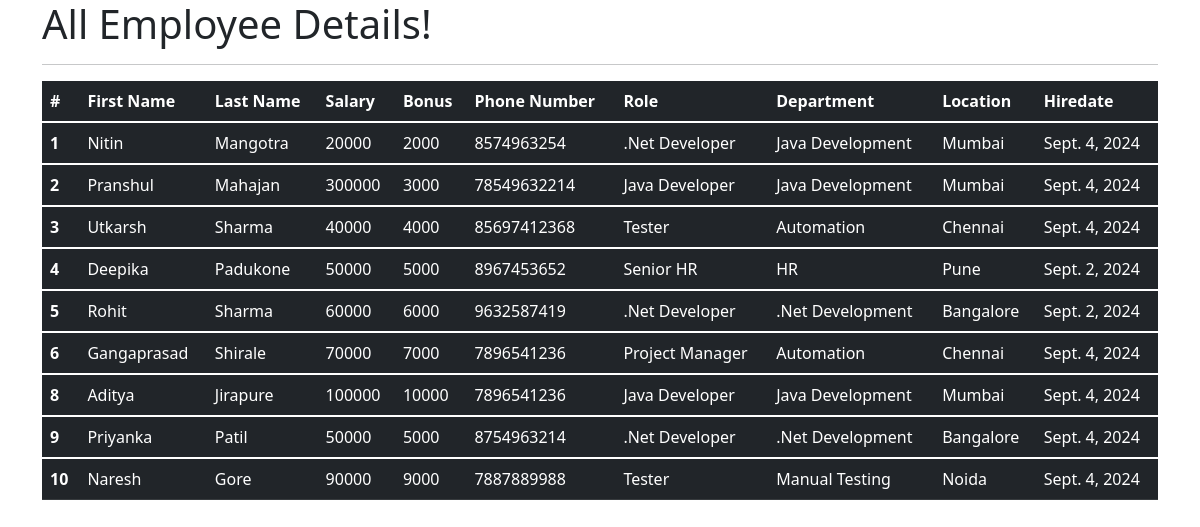
The app's page /all_emp with its own data.
### Emp_App/models.py (models this page shows, shortened)
class Employee(models.Model):
    first_name = models.CharField(max_length=100, null=False)
    last_name = models.CharField(max_length=100)
    dept = models.ForeignKey(Department, on_delete=models.CASCADE)
    salary = models.IntegerField(default=0)
    bonus = models.IntegerField(default=0)
    role = models.ForeignKey(Role, on_delete=models.CASCADE)
    phone = models.IntegerField(default=0)
    hire_date = models.DateField()
    def __str__(self):
        return "%s %s " %(self.first_name, self.last_name)

class Role(models.Model):
    name = models.CharField(max_length=100, null=False)

class Department(models.Model):
    name = models.CharField(max_length=100,null=False)
    location = models.CharField(max_length=100)

### Emp_App/views.py (the view)
# urls.py: path('all_emp',views.all_emp, name='all_emp'),
def all_emp(request):
    emps = Employee.objects.all()
    context = {
        'emps': emps
    }
    print(context)
    return render(request, 'view_all_emp.html', context)

### Emp_App/templates/view_all_emp.html (shortened to what this page needs)
<!DOCTYPE html>
<html lang="en">
<head>
  <link href="https://cdn.jsdelivr.net/npm/bootstrap@5.1.3/dist/css/bootstrap.min.css" rel="stylesheet">
</head>
  <body>
  <div class="container">
          <h1 >All Employee Details!</h1>
      <hr>
     <table class="table table-dark">
  <thead>
    <tr>
      <th scope="col">#</th>
      <th scope="col">First Name</th>
      <th scope="col">Last Name</th>
      <th scope="col">Salary</th>
      <th scope="col">Bonus</th>
      <th scope="col">Phone Number</th>
      <th scope="col">Role</th>
      <th scope="col">Department</th>
      <th scope="col">Location</th>
      <th scope="col">Hiredate</th>
    </tr>
  </thead>
         {% for emp in emps %}
  <tbody>
    <tr>
      <th scope="row">{{emp.id}}</th>
      <td>{{emp.first_name}}</td>
      <td>{{emp.last_name}}</td>
      <td>{{emp.salary}}</td>
      <td>{{emp.bonus}}</td>
      <td>{{emp.phone}}</td>
      <td>{{emp.role.name}}</td>
      <td>{{emp.dept.name}}</td>
      <td>{{emp.dept.location}}</td>
      <td>{{emp.hire_date}}</td>
    </tr>
  </tbody>
         {% endfor %}
</table>
  </div>
  </body>
</html>

### records on screen
Employee: id "1", first_name "Nitin", last_name "Mangotra", salary "20000", bonus "2000", phone "8574963254", role.name ".Net Developer", dept.name "Java Development", dept.location "Mumbai", hire_date "Sept. 4, 2024"
Employee: id "2", first_name "Pranshul", last_name "Mahajan", salary "300000", bonus "3000", phone "78549632214", role.name "Java Developer", dept.name "Java Development", dept.location "Mumbai", hire_date "Sept. 4, 2024"
Employee: id "3", first_name "Utkarsh", last_name "Sharma", salary "40000", bonus "4000", phone "85697412368", role.name "Tester", dept.name "Automation", dept.location "Chennai", hire_date "Sept. 4, 2024"
Employee: id "4", first_name "Deepika", last_name "Padukone", salary "50000", bonus "5000", phone "8967453652", role.name "Senior HR", dept.name "HR", dept.location "Pune", hire_date "Sept. 2, 2024"
Employee: id "5", first_name "Rohit", last_name "Sharma", salary "60000", bonus "6000", phone "9632587419", role.name ".Net Developer", dept.name ".Net Development", dept.location "Bangalore", hire_date "Sept. 2, 2024"
Employee: id "6", first_name "Gangaprasad", last_name "Shirale", salary "70000", bonus "7000", phone "7896541236", role.name "Project Manager", dept.name "Automation", dept.location "Chennai", hire_date "Sept. 4, 2024"
Employee: id "8", first_name "Aditya", last_name "Jirapure", salary "100000", bonus "10000", phone "7896541236", role.name "Java Developer", dept.name "Java Development", dept.location "Mumbai", hire_date "Sept. 4, 2024"
Employee: id "9", first_name "Priyanka", last_name "Patil", salary "50000", bonus "5000", phone "8754963214", role.name ".Net Developer", dept.name ".Net Development", dept.location "Bangalore", hire_date "Sept. 4, 2024"
Employee: id "10", first_name "Naresh", last_name "Gore", salary "90000", bonus "9000", phone "7887889988", role.name "Tester", dept.name "Manual Testing", dept.location "Noida", hire_date "Sept. 4, 2024"
